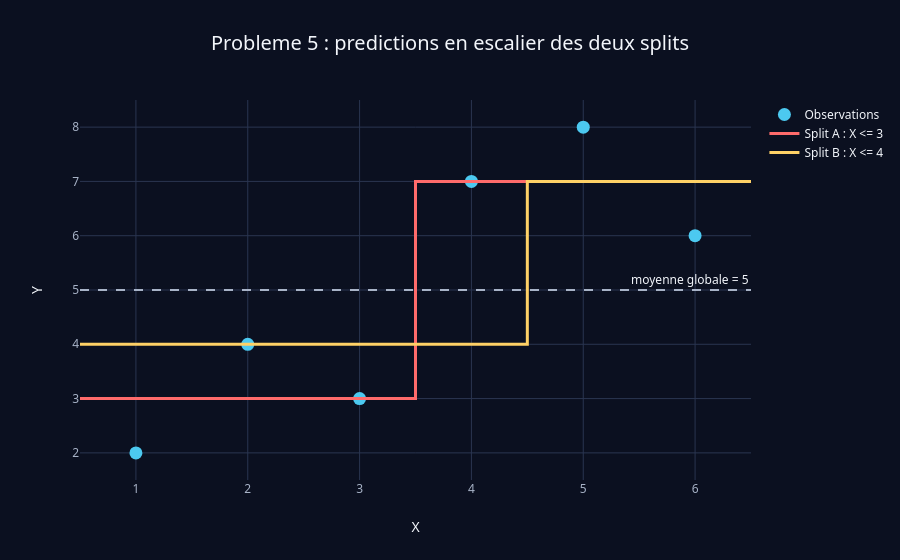

Notebook code cell kept with this figure:
### Code cell
fig = go.Figure(go.Scatter(x=X, y=Y, mode="markers", marker=dict(size=13, color=pick_color(0)), name="Observations"))
for i, (nom, s) in enumerate([("A : X <= 3", 3), ("B : X <= 4", 4)]):
    g, d = Y[X <= s].mean(), Y[X > s].mean()
    fig.add_trace(go.Scatter(x=[0.5, s + 0.5, s + 0.5, 6.5], y=[g, g, d, d], mode="lines", line_shape="hv",
                             name=f"Split {nom}", line=dict(width=3, color=pick_color(i + 1))))
fig.add_hline(y=Y.mean(), line_dash="dash", line_color=MUTED, annotation_text="moyenne globale = 5")
fig.update_layout(title="Probleme 5 : predictions en escalier des deux splits", xaxis_title="X", yaxis_title="Y")
fig.show()

### Figure 1 — Plotly figure (JSON) as saved in the notebook; plotly's stock layout.template omitted (floating-point values rounded to 4 significant figures)
{"data": [{"marker": {"color": "#4cc9f0", "size": 13}, "mode": "markers", "name": "Observations", "type": "scatter", "x": [1, 2, 3, 4, 5, 6], "y": [2, 4, 3, 7, 8, 6]}, {"line": {"color": "#ff6b6b", "shape": "hv", "width": 3}, "mode": "lines", "name": "Split A : X <= 3", "type": "scatter", "x": [0.5, 3.5, 3.5, 6.5], "y": [3.0, 3.0, 7.0, 7.0]}, {"line": {"color": "#ffd166", "shape": "hv", "width": 3}, "mode": "lines", "name": "Split B : X <= 4", "type": "scatter", "x": [0.5, 4.5, 4.5, 6.5], "y": [4.0, 4.0, 7.0, 7.0]}], "layout": {"annotations": [{"showarrow": false, "text": "moyenne globale = 5", "x": 1, "xanchor": "right", "xref": "x domain", "y": 5.0, "yanchor": "bottom", "yref": "y"}], "shapes": [{"line": {"color": "#a8b3c7", "dash": "dash"}, "type": "line", "x0": 0, "x1": 1, "xref": "x domain", "y0": 5.0, "y1": 5.0, "yref": "y"}], "title": {"text": "Probleme 5 : predictions en escalier des deux splits"}, "xaxis": {"title": {"text": "X"}}, "yaxis": {"title": {"text": "Y"}}}}
